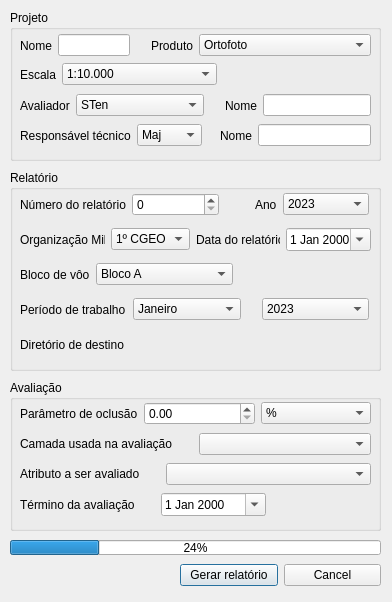
<?xml version="1.0" encoding="UTF-8"?>
<ui version="4.0">
 <class>CloudOclusionReportDialogBase</class>
 <widget class="QDialog" name="CloudOclusionReportDialogBase">
  <property name="geometry">
   <rect>
    <x>0</x>
    <y>0</y>
    <width>392</width>
    <height>602</height>
   </rect>
  </property>
  <property name="windowTitle">
   <string>Cloud Oclusion Report</string>
  </property>
  <widget class="QGroupBox" name="groupBox">
   <property name="geometry">
    <rect>
     <x>10</x>
     <y>170</y>
     <width>371</width>
     <height>201</height>
    </rect>
   </property>
   <property name="title">
    <string>Relatório</string>
   </property>
   <widget class="QWidget" name="layoutWidget_4">
    <property name="geometry">
     <rect>
      <x>10</x>
      <y>20</y>
      <width>349</width>
      <height>29</height>
     </rect>
    </property>
    <layout class="QHBoxLayout" name="horizontalLayout_7">
     <item>
      <widget class="QLabel" name="label_6">
       <property name="text">
        <string>Número do relatório</string>
       </property>
      </widget>
     </item>
     <item>
      <widget class="QSpinBox" name="report_number_sp">
       <property name="sizePolicy">
        <sizepolicy hsizetype="Expanding" vsizetype="Fixed">
         <horstretch>0</horstretch>
         <verstretch>0</verstretch>
        </sizepolicy>
       </property>
      </widget>
     </item>
     <item>
      <spacer name="horizontalSpacer_2">
       <property name="orientation">
        <enum>Qt::Horizontal</enum>
       </property>
       <property name="sizeType">
        <enum>QSizePolicy::Fixed</enum>
       </property>
       <property name="sizeHint" stdset="0">
        <size>
         <width>30</width>
         <height>20</height>
        </size>
       </property>
      </spacer>
     </item>
     <item>
      <widget class="QLabel" name="label_13">
       <property name="text">
        <string>Ano</string>
       </property>
      </widget>
     </item>
     <item>
      <widget class="QComboBox" name="report_year_cb">
       <property name="sizePolicy">
        <sizepolicy hsizetype="Expanding" vsizetype="Fixed">
         <horstretch>0</horstretch>
         <verstretch>0</verstretch>
        </sizepolicy>
       </property>
       <item>
        <property name="text">
         <string>2023</string>
        </property>
       </item>
       <item>
        <property name="text">
         <string>2034</string>
        </property>
       </item>
       <item>
        <property name="text">
         <string>2025</string>
        </property>
       </item>
       <item>
        <property name="text">
         <string>2026</string>
        </property>
       </item>
       <item>
        <property name="text">
         <string>2027</string>
        </property>
       </item>
       <item>
        <property name="text">
         <string>2028</string>
        </property>
       </item>
       <item>
        <property name="text">
         <string>2029</string>
        </property>
       </item>
       <item>
        <property name="text">
         <string>2030</string>
        </property>
       </item>
      </widget>
     </item>
    </layout>
   </widget>
   <widget class="QWidget" name="layoutWidget">
    <property name="geometry">
     <rect>
      <x>10</x>
      <y>160</y>
      <width>349</width>
      <height>29</height>
     </rect>
    </property>
    <layout class="QHBoxLayout" name="horizontalLayout_12">
     <item>
      <widget class="QLabel" name="label_15">
       <property name="text">
        <string>Diretório de destino</string>
       </property>
      </widget>
     </item>
     <item>
      <spacer name="horizontalSpacer_4">
       <property name="orientation">
        <enum>Qt::Horizontal</enum>
       </property>
       <property name="sizeType">
        <enum>QSizePolicy::Fixed</enum>
       </property>
       <property name="sizeHint" stdset="0">
        <size>
         <width>15</width>
         <height>20</height>
        </size>
       </property>
      </spacer>
     </item>
     <item>
      <widget class="QgsFileWidget" name="pdf_destination_fw">
       <property name="storageMode">
        <enum>QgsFileWidget::GetDirectory</enum>
       </property>
      </widget>
     </item>
    </layout>
   </widget>
   <widget class="QWidget" name="layoutWidget_5">
    <property name="geometry">
     <rect>
      <x>10</x>
      <y>125</y>
      <width>349</width>
      <height>29</height>
     </rect>
    </property>
    <layout class="QHBoxLayout" name="horizontalLayout_9">
     <item>
      <widget class="QLabel" name="label_4">
       <property name="text">
        <string>Período de trabalho</string>
       </property>
      </widget>
     </item>
     <item>
      <widget class="QComboBox" name="work_period_month_cb">
       <item>
        <property name="text">
         <string>Janeiro</string>
        </property>
       </item>
       <item>
        <property name="text">
         <string>Fevereiro</string>
        </property>
       </item>
       <item>
        <property name="text">
         <string>Março</string>
        </property>
       </item>
       <item>
        <property name="text">
         <string>Abril</string>
        </property>
       </item>
       <item>
        <property name="text">
         <string>Maio</string>
        </property>
       </item>
       <item>
        <property name="text">
         <string>Junho</string>
        </property>
       </item>
       <item>
        <property name="text">
         <string>Julho</string>
        </property>
       </item>
       <item>
        <property name="text">
         <string>Agosto</string>
        </property>
       </item>
       <item>
        <property name="text">
         <string>Setembro</string>
        </property>
       </item>
       <item>
        <property name="text">
         <string>Outubro</string>
        </property>
       </item>
       <item>
        <property name="text">
         <string>Novembro</string>
        </property>
       </item>
       <item>
        <property name="text">
         <string>Dezembro</string>
        </property>
       </item>
      </widget>
     </item>
     <item>
      <spacer name="horizontalSpacer_3">
       <property name="orientation">
        <enum>Qt::Horizontal</enum>
       </property>
       <property name="sizeType">
        <enum>QSizePolicy::Fixed</enum>
       </property>
       <property name="sizeHint" stdset="0">
        <size>
         <width>15</width>
         <height>20</height>
        </size>
       </property>
      </spacer>
     </item>
     <item>
      <widget class="QComboBox" name="work_period_year_cb">
       <item>
        <property name="text">
         <string>2023</string>
        </property>
       </item>
       <item>
        <property name="text">
         <string>2034</string>
        </property>
       </item>
       <item>
        <property name="text">
         <string>2025</string>
        </property>
       </item>
       <item>
        <property name="text">
         <string>2026</string>
        </property>
       </item>
       <item>
        <property name="text">
         <string>2027</string>
        </property>
       </item>
       <item>
        <property name="text">
         <string>2028</string>
        </property>
       </item>
       <item>
        <property name="text">
         <string>2029</string>
        </property>
       </item>
       <item>
        <property name="text">
         <string>2030</string>
        </property>
       </item>
      </widget>
     </item>
    </layout>
   </widget>
   <widget class="QWidget" name="layoutWidget_2">
    <property name="geometry">
     <rect>
      <x>10</x>
      <y>55</y>
      <width>351</width>
      <height>29</height>
     </rect>
    </property>
    <layout class="QHBoxLayout" name="horizontalLayout_8">
     <item>
      <widget class="QLabel" name="label">
       <property name="text">
        <string>Organização Militar</string>
       </property>
      </widget>
     </item>
     <item>
      <widget class="QComboBox" name="om_cb">
       <item>
        <property name="text">
         <string>1º CGEO</string>
        </property>
       </item>
       <item>
        <property name="text">
         <string>2º CGEO</string>
        </property>
       </item>
       <item>
        <property name="text">
         <string>3º CGEO</string>
        </property>
       </item>
       <item>
        <property name="text">
         <string>4º CGEO</string>
        </property>
       </item>
       <item>
        <property name="text">
         <string>5º CGEO</string>
        </property>
       </item>
      </widget>
     </item>
     <item>
      <widget class="QLabel" name="label_3">
       <property name="text">
        <string>Data do relatório</string>
       </property>
      </widget>
     </item>
     <item>
      <widget class="QDateEdit" name="report_date_de">
       <property name="sizePolicy">
        <sizepolicy hsizetype="Expanding" vsizetype="Fixed">
         <horstretch>0</horstretch>
         <verstretch>0</verstretch>
        </sizepolicy>
       </property>
       <property name="calendarPopup">
        <bool>true</bool>
       </property>
      </widget>
     </item>
    </layout>
   </widget>
   <widget class="QWidget" name="layoutWidget_3">
    <property name="geometry">
     <rect>
      <x>10</x>
      <y>90</y>
      <width>349</width>
      <height>29</height>
     </rect>
    </property>
    <layout class="QHBoxLayout" name="horizontalLayout_6">
     <item>
      <widget class="QLabel" name="label_2">
       <property name="text">
        <string>Bloco de vôo</string>
       </property>
      </widget>
     </item>
     <item>
      <widget class="QComboBox" name="block_cb">
       <property name="sizePolicy">
        <sizepolicy hsizetype="Expanding" vsizetype="Fixed">
         <horstretch>0</horstretch>
         <verstretch>0</verstretch>
        </sizepolicy>
       </property>
       <item>
        <property name="text">
         <string>Bloco A</string>
        </property>
       </item>
       <item>
        <property name="text">
         <string>Bloco B</string>
        </property>
       </item>
       <item>
        <property name="text">
         <string>Bloco C</string>
        </property>
       </item>
       <item>
        <property name="text">
         <string>Bloco D</string>
        </property>
       </item>
       <item>
        <property name="text">
         <string>Bloco E</string>
        </property>
       </item>
       <item>
        <property name="text">
         <string>Bloco F</string>
        </property>
       </item>
      </widget>
     </item>
     <item>
      <spacer name="horizontalSpacer">
       <property name="orientation">
        <enum>Qt::Horizontal</enum>
       </property>
       <property name="sizeType">
        <enum>QSizePolicy::Expanding</enum>
       </property>
       <property name="sizeHint" stdset="0">
        <size>
         <width>25</width>
         <height>25</height>
        </size>
       </property>
      </spacer>
     </item>
    </layout>
   </widget>
  </widget>
  <widget class="QGroupBox" name="groupBox_2">
   <property name="geometry">
    <rect>
     <x>10</x>
     <y>380</y>
     <width>371</width>
     <height>151</height>
    </rect>
   </property>
   <property name="title">
    <string>Avaliação</string>
   </property>
   <widget class="QWidget" name="verticalLayoutWidget">
    <property name="geometry">
     <rect>
      <x>10</x>
      <y>20</y>
      <width>351</width>
      <height>121</height>
     </rect>
    </property>
    <layout class="QVBoxLayout" name="verticalLayout">
     <item>
      <layout class="QHBoxLayout" name="horizontalLayout_4">
       <item>
        <widget class="QLabel" name="label_8">
         <property name="text">
          <string>Parâmetro de oclusão</string>
         </property>
        </widget>
       </item>
       <item>
        <widget class="QDoubleSpinBox" name="occlusion_param_sd"/>
       </item>
       <item>
        <widget class="QComboBox" name="occlusion_param_unit_cb">
         <item>
          <property name="text">
           <string>%</string>
          </property>
         </item>
         <item>
          <property name="text">
           <string>Km²</string>
          </property>
         </item>
         <item>
          <property name="text">
           <string>ha</string>
          </property>
         </item>
         <item>
          <property name="text">
           <string>Alqueire</string>
          </property>
         </item>
        </widget>
       </item>
      </layout>
     </item>
     <item>
      <layout class="QHBoxLayout" name="horizontalLayout_3">
       <item>
        <widget class="QLabel" name="label_7">
         <property name="text">
          <string>Camada usada na avaliação</string>
         </property>
        </widget>
       </item>
       <item>
        <spacer name="horizontalSpacer_7">
         <property name="orientation">
          <enum>Qt::Horizontal</enum>
         </property>
         <property name="sizeType">
          <enum>QSizePolicy::Fixed</enum>
         </property>
         <property name="sizeHint" stdset="0">
          <size>
           <width>20</width>
           <height>20</height>
          </size>
         </property>
        </spacer>
       </item>
       <item>
        <widget class="QgsMapLayerComboBox" name="evaluation_layer_cb">
         <property name="sizePolicy">
          <sizepolicy hsizetype="Expanding" vsizetype="Fixed">
           <horstretch>0</horstretch>
           <verstretch>0</verstretch>
          </sizepolicy>
         </property>
        </widget>
       </item>
      </layout>
     </item>
     <item>
      <layout class="QHBoxLayout" name="horizontalLayout_10">
       <item>
        <widget class="QLabel" name="label_14">
         <property name="text">
          <string>Atributo a ser avaliado</string>
         </property>
        </widget>
       </item>
       <item>
        <spacer name="horizontalSpacer_6">
         <property name="orientation">
          <enum>Qt::Horizontal</enum>
         </property>
         <property name="sizeType">
          <enum>QSizePolicy::Fixed</enum>
         </property>
         <property name="sizeHint" stdset="0">
          <size>
           <width>20</width>
           <height>20</height>
          </size>
         </property>
        </spacer>
       </item>
       <item>
        <widget class="QgsFieldComboBox" name="evaluation_field_cb">
         <property name="sizePolicy">
          <sizepolicy hsizetype="Expanding" vsizetype="Fixed">
           <horstretch>0</horstretch>
           <verstretch>0</verstretch>
          </sizepolicy>
         </property>
        </widget>
       </item>
      </layout>
     </item>
     <item>
      <layout class="QHBoxLayout" name="horizontalLayout_11">
       <item>
        <widget class="QLabel" name="label_5">
         <property name="text">
          <string>Término da avaliação</string>
         </property>
        </widget>
       </item>
       <item>
        <spacer name="horizontalSpacer_8">
         <property name="orientation">
          <enum>Qt::Horizontal</enum>
         </property>
         <property name="sizeType">
          <enum>QSizePolicy::Fixed</enum>
         </property>
         <property name="sizeHint" stdset="0">
          <size>
           <width>20</width>
           <height>20</height>
          </size>
         </property>
        </spacer>
       </item>
       <item>
        <widget class="QDateEdit" name="evaluate_end_date_de">
         <property name="sizePolicy">
          <sizepolicy hsizetype="Expanding" vsizetype="Fixed">
           <horstretch>0</horstretch>
           <verstretch>0</verstretch>
          </sizepolicy>
         </property>
         <property name="calendarPopup">
          <bool>true</bool>
         </property>
        </widget>
       </item>
       <item>
        <spacer name="horizontalSpacer_9">
         <property name="orientation">
          <enum>Qt::Horizontal</enum>
         </property>
         <property name="sizeType">
          <enum>QSizePolicy::Expanding</enum>
         </property>
         <property name="sizeHint" stdset="0">
          <size>
           <width>40</width>
           <height>20</height>
          </size>
         </property>
        </spacer>
       </item>
      </layout>
     </item>
    </layout>
   </widget>
  </widget>
  <widget class="QWidget" name="horizontalLayoutWidget">
   <property name="geometry">
    <rect>
     <x>180</x>
     <y>560</y>
     <width>201</width>
     <height>31</height>
    </rect>
   </property>
   <layout class="QHBoxLayout" name="horizontalLayout">
    <item>
     <widget class="QPushButton" name="report_bt">
      <property name="text">
       <string>Gerar relatório</string>
      </property>
     </widget>
    </item>
    <item>
     <widget class="QPushButton" name="cancel_bt">
      <property name="text">
       <string>Cancel</string>
      </property>
     </widget>
    </item>
   </layout>
  </widget>
  <widget class="QGroupBox" name="groupBox_3">
   <property name="geometry">
    <rect>
     <x>10</x>
     <y>10</y>
     <width>371</width>
     <height>151</height>
    </rect>
   </property>
   <property name="title">
    <string>Projeto</string>
   </property>
   <widget class="QWidget" name="horizontalLayoutWidget_2">
    <property name="geometry">
     <rect>
      <x>10</x>
      <y>20</y>
      <width>351</width>
      <height>31</height>
     </rect>
    </property>
    <layout class="QHBoxLayout" name="horizontalLayout_2">
     <item>
      <widget class="QLabel" name="label_12">
       <property name="text">
        <string>Nome</string>
       </property>
      </widget>
     </item>
     <item>
      <widget class="QLineEdit" name="project_name_le"/>
     </item>
     <item>
      <spacer name="horizontalSpacer_10">
       <property name="orientation">
        <enum>Qt::Horizontal</enum>
       </property>
       <property name="sizeType">
        <enum>QSizePolicy::Fixed</enum>
       </property>
       <property name="sizeHint" stdset="0">
        <size>
         <width>15</width>
         <height>20</height>
        </size>
       </property>
      </spacer>
     </item>
     <item>
      <widget class="QLabel" name="label_11">
       <property name="text">
        <string>Produto</string>
       </property>
      </widget>
     </item>
     <item>
      <widget class="QComboBox" name="project_product_cb">
       <property name="sizePolicy">
        <sizepolicy hsizetype="Expanding" vsizetype="Fixed">
         <horstretch>0</horstretch>
         <verstretch>0</verstretch>
        </sizepolicy>
       </property>
       <item>
        <property name="text">
         <string>Ortofoto</string>
        </property>
       </item>
       <item>
        <property name="text">
         <string>Ortoimagem</string>
        </property>
       </item>
       <item>
        <property name="text">
         <string>Ponto de controle</string>
        </property>
       </item>
       <item>
        <property name="text">
         <string>Modelo Digital do Terreno</string>
        </property>
       </item>
      </widget>
     </item>
    </layout>
   </widget>
   <widget class="QWidget" name="horizontalLayoutWidget_3">
    <property name="geometry">
     <rect>
      <x>10</x>
      <y>80</y>
      <width>351</width>
      <height>31</height>
     </rect>
    </property>
    <layout class="QHBoxLayout" name="horizontalLayout_13">
     <item>
      <widget class="QLabel" name="label_16">
       <property name="text">
        <string>Avaliador</string>
       </property>
      </widget>
     </item>
     <item>
      <widget class="QComboBox" name="evaluator_grad_cb">
       <property name="sizePolicy">
        <sizepolicy hsizetype="Expanding" vsizetype="Fixed">
         <horstretch>0</horstretch>
         <verstretch>0</verstretch>
        </sizepolicy>
       </property>
       <item>
        <property name="text">
         <string>STen</string>
        </property>
       </item>
       <item>
        <property name="text">
         <string>1° Sgt</string>
        </property>
       </item>
       <item>
        <property name="text">
         <string>2° Sgt</string>
        </property>
       </item>
       <item>
        <property name="text">
         <string>3° Sgt</string>
        </property>
       </item>
      </widget>
     </item>
     <item>
      <spacer name="horizontalSpacer_12">
       <property name="orientation">
        <enum>Qt::Horizontal</enum>
       </property>
       <property name="sizeType">
        <enum>QSizePolicy::Fixed</enum>
       </property>
       <property name="sizeHint" stdset="0">
        <size>
         <width>15</width>
         <height>20</height>
        </size>
       </property>
      </spacer>
     </item>
     <item>
      <widget class="QLabel" name="label_17">
       <property name="text">
        <string>Nome</string>
       </property>
      </widget>
     </item>
     <item>
      <widget class="QLineEdit" name="evaluator_name_le">
       <property name="sizePolicy">
        <sizepolicy hsizetype="Fixed" vsizetype="Fixed">
         <horstretch>0</horstretch>
         <verstretch>0</verstretch>
        </sizepolicy>
       </property>
      </widget>
     </item>
    </layout>
   </widget>
   <widget class="QWidget" name="horizontalLayoutWidget_5">
    <property name="geometry">
     <rect>
      <x>10</x>
      <y>110</y>
      <width>351</width>
      <height>31</height>
     </rect>
    </property>
    <layout class="QHBoxLayout" name="horizontalLayout_5">
     <item>
      <widget class="QLabel" name="label_9">
       <property name="text">
        <string>Responsável técnico</string>
       </property>
      </widget>
     </item>
     <item>
      <widget class="QComboBox" name="manager_pst_cb">
       <item>
        <property name="text">
         <string>Maj</string>
        </property>
       </item>
       <item>
        <property name="text">
         <string>Cap</string>
        </property>
       </item>
       <item>
        <property name="text">
         <string>1° Ten</string>
        </property>
       </item>
      </widget>
     </item>
     <item>
      <spacer name="horizontalSpacer_11">
       <property name="orientation">
        <enum>Qt::Horizontal</enum>
       </property>
       <property name="sizeType">
        <enum>QSizePolicy::Fixed</enum>
       </property>
       <property name="sizeHint" stdset="0">
        <size>
         <width>12</width>
         <height>20</height>
        </size>
       </property>
      </spacer>
     </item>
     <item>
      <widget class="QLabel" name="label_10">
       <property name="text">
        <string>Nome</string>
       </property>
      </widget>
     </item>
     <item>
      <widget class="QLineEdit" name="manager_name_le"/>
     </item>
    </layout>
   </widget>
   <widget class="QWidget" name="layoutWidget_6">
    <property name="geometry">
     <rect>
      <x>10</x>
      <y>50</y>
      <width>351</width>
      <height>29</height>
     </rect>
    </property>
    <layout class="QHBoxLayout" name="horizontalLayout_14">
     <item>
      <widget class="QLabel" name="label_18">
       <property name="text">
        <string>Escala</string>
       </property>
      </widget>
     </item>
     <item>
      <widget class="QComboBox" name="project_scale_cb">
       <property name="sizePolicy">
        <sizepolicy hsizetype="Expanding" vsizetype="Fixed">
         <horstretch>0</horstretch>
         <verstretch>0</verstretch>
        </sizepolicy>
       </property>
       <item>
        <property name="text">
         <string>1:10.000</string>
        </property>
       </item>
       <item>
        <property name="text">
         <string>1:25.000</string>
        </property>
       </item>
       <item>
        <property name="text">
         <string>1:50.000</string>
        </property>
       </item>
       <item>
        <property name="text">
         <string>1:100.000</string>
        </property>
       </item>
       <item>
        <property name="text">
         <string>1:250.000</string>
        </property>
       </item>
      </widget>
     </item>
     <item>
      <spacer name="horizontalSpacer_5">
       <property name="orientation">
        <enum>Qt::Horizontal</enum>
       </property>
       <property name="sizeType">
        <enum>QSizePolicy::Expanding</enum>
       </property>
       <property name="sizeHint" stdset="0">
        <size>
         <width>25</width>
         <height>25</height>
        </size>
       </property>
      </spacer>
     </item>
    </layout>
   </widget>
  </widget>
  <widget class="QProgressBar" name="progress_bar">
   <property name="geometry">
    <rect>
     <x>10</x>
     <y>540</y>
     <width>371</width>
     <height>15</height>
    </rect>
   </property>
   <property name="value">
    <number>24</number>
   </property>
  </widget>
 </widget>
 <customwidgets>
  <customwidget>
   <class>QgsFieldComboBox</class>
   <extends>QComboBox</extends>
   <header>qgsfieldcombobox.h</header>
  </customwidget>
  <customwidget>
   <class>QgsFileWidget</class>
   <extends>QWidget</extends>
   <header>qgsfilewidget.h</header>
  </customwidget>
  <customwidget>
   <class>QgsMapLayerComboBox</class>
   <extends>QComboBox</extends>
   <header>qgsmaplayercombobox.h</header>
  </customwidget>
 </customwidgets>
 <resources/>
 <connections/>
</ui>
